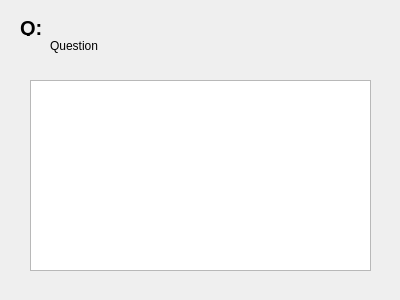
<?xml version="1.0" encoding="UTF-8"?>
<ui version="4.0">
 <class>Form</class>
 <widget class="QWidget" name="Form">
  <property name="geometry">
   <rect>
    <x>0</x>
    <y>0</y>
    <width>400</width>
    <height>300</height>
   </rect>
  </property>
  <property name="windowTitle">
   <string>Form</string>
  </property>
  <widget class="QLabel" name="label">
   <property name="geometry">
    <rect>
     <x>20</x>
     <y>20</y>
     <width>60</width>
     <height>16</height>
    </rect>
   </property>
   <property name="font">
    <font>
     <pointsize>15</pointsize>
     <weight>75</weight>
     <bold>true</bold>
    </font>
   </property>
   <property name="text">
    <string>Q:</string>
   </property>
  </widget>
  <widget class="QLabel" name="question_label">
   <property name="geometry">
    <rect>
     <x>50</x>
     <y>20</y>
     <width>321</width>
     <height>51</height>
    </rect>
   </property>
   <property name="text">
    <string>Question</string>
   </property>
  </widget>
  <widget class="QPlainTextEdit" name="answer_text">
   <property name="geometry">
    <rect>
     <x>30</x>
     <y>80</y>
     <width>341</width>
     <height>191</height>
    </rect>
   </property>
  </widget>
 </widget>
 <resources/>
 <connections/>
</ui>
